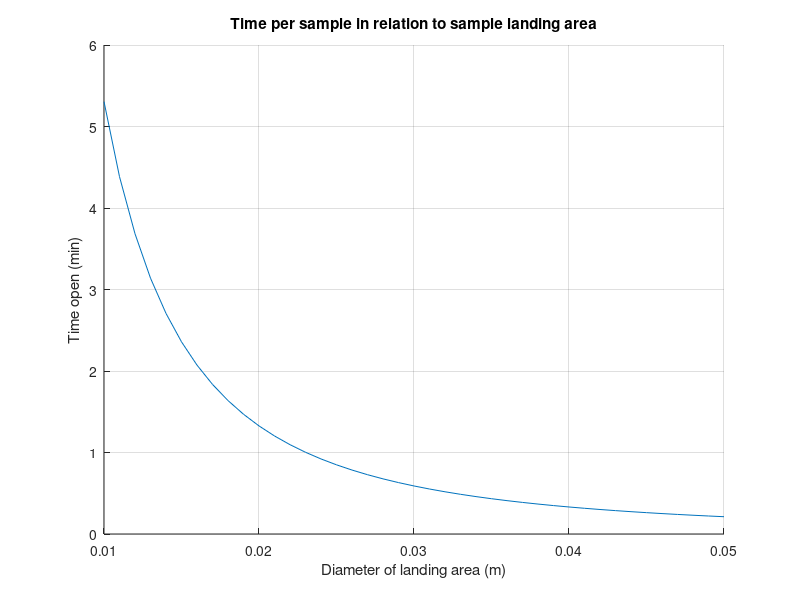

MATLAB code for this plot:
clc,clear,close all

mass_needed = 0.5e-6;       % kg
speed = 5;                  % m/s
opening = 0.01:0.001:0.05;  % m
density = 4e-6;             % kg/m^3

area = pi*(opening./2).^2;  % m^2

flow_rate = speed*area;     % m^3/s

time_open = mass_needed./(density*flow_rate); % s
% plot(flow_rate)
hold on
plot(opening,time_open/60)
title('Time per sample in relation to sample landing area')
ylabel('Time open (min)')
xlabel('Diameter of landing area (m)')
grid on







